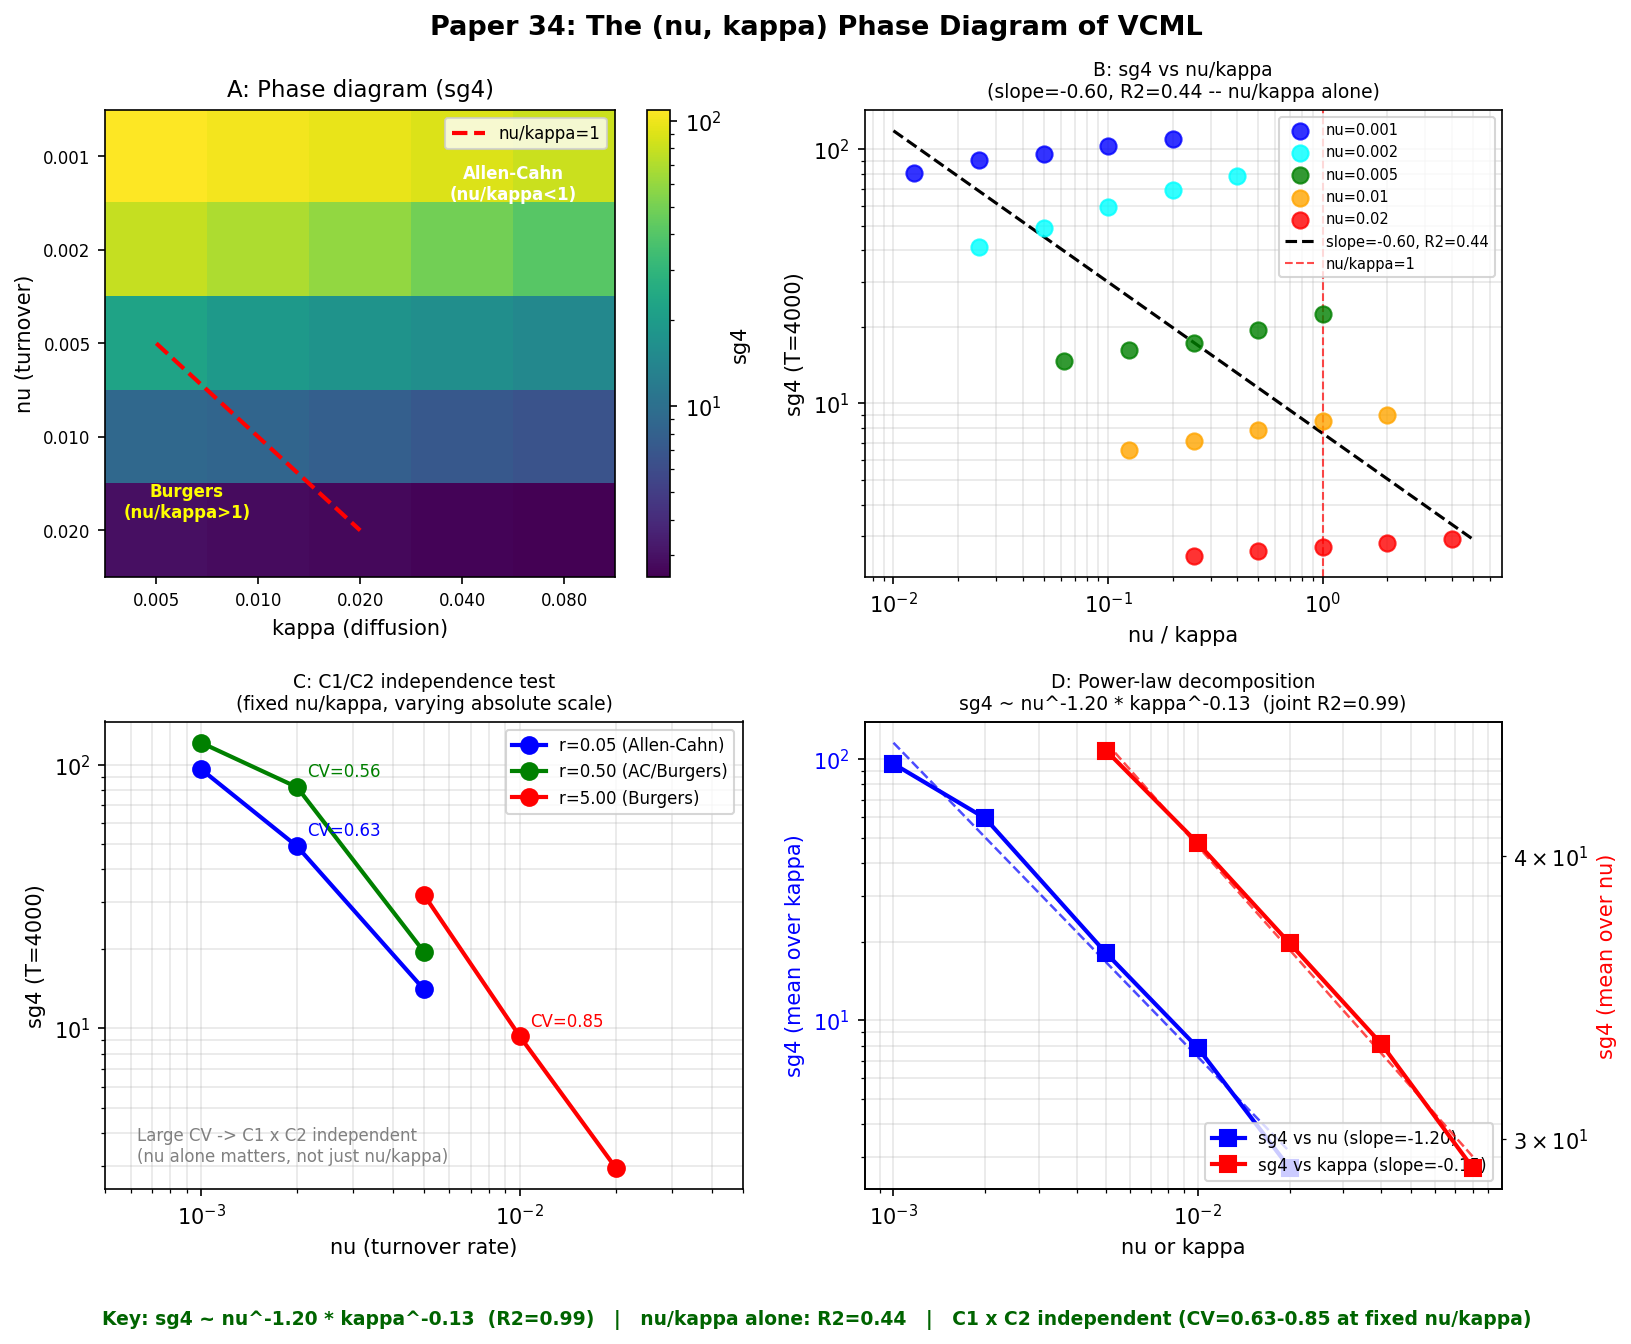

Generate this figure with Python:
"""
paper34_figure1.py -- The (nu, kappa) Phase Diagram of VCML

Four panels:
  A: Phase diagram heatmap -- sg4 in (nu, kappa) log-log space, nu/kappa=1 diagonal
  B: sg4 vs nu/kappa -- all 25 A-points, colored by nu; R2 of nu/kappa alone
  C: C1/C2 independence -- sg4 vs nu at three fixed nu/kappa ratios (Exp B)
  D: Power-law decomposition -- sg4 ~ nu^a * kappa^b, joint fit exponents
"""
import json, os, math, numpy as np, matplotlib
matplotlib.use("Agg")
import matplotlib.pyplot as plt
import matplotlib.colors as mcolors
from scipy.stats import linregress
from scipy.optimize import curve_fit

RESULTS_FILE = os.path.join(os.path.dirname(__file__),
                            "results", "paper34_results.json")

NU_VALS_A    = [0.001, 0.002, 0.005, 0.010, 0.020]
KAPPA_VALS_A = [0.005, 0.010, 0.020, 0.040, 0.080]
N_SEEDS = 5
T_LAST  = 4000
CPS     = [1000, 2000, 3000, 4000]

EXP_B_GROUPS = {
    0.05: [(0.001, 0.020), (0.002, 0.040), (0.005, 0.100)],
    0.50: [(0.001, 0.002), (0.002, 0.004), (0.005, 0.010)],
    5.00: [(0.005, 0.001), (0.010, 0.002), (0.020, 0.004)],
}

def key_a(nu, kappa, seed): return f"p34a,{nu:.8g},{kappa:.8g},{seed}"
def key_b(nu, kappa, seed): return f"p34b,{nu:.8g},{kappa:.8g},{seed}"

with open(RESULTS_FILE) as f:
    results = json.load(f)

# ── Collect Exp A data ────────────────────────────────────────────────────────
sg4_grid = np.full((len(NU_VALS_A), len(KAPPA_VALS_A)), float("nan"))
for i, nu in enumerate(NU_VALS_A):
    for j, kappa in enumerate(KAPPA_VALS_A):
        vals = [results.get(key_a(nu, kappa, s), {}).get(f"sg4_{T_LAST}", float("nan"))
                for s in range(N_SEEDS)]
        vals = [v for v in vals if not math.isnan(v)]
        if vals:
            sg4_grid[i, j] = float(np.mean(vals))

# ── Regressions ────────────────────────────────────────────────────────────
# All (nu, kappa) points
pts = []
for i, nu in enumerate(NU_VALS_A):
    for j, kappa in enumerate(KAPPA_VALS_A):
        v = sg4_grid[i, j]
        if not math.isnan(v) and v > 0:
            pts.append((nu, kappa, v))
pts = np.array(pts)
log_nu, log_k, log_sg4 = np.log(pts[:,0]), np.log(pts[:,1]), np.log(pts[:,2])
ratio = log_nu - log_k   # log(nu/kappa)

# 1D fit: sg4 ~ (nu/kappa)^alpha
sl1, int1, r1, *_ = linregress(ratio, log_sg4)
r2_ratio = r1**2

# 1D fit: sg4 ~ nu^alpha only
sl_nu, int_nu, r_nu, *_ = linregress(log_nu, log_sg4)
r2_nu = r_nu**2

# 2D fit: log(sg4) = a*log(nu) + b*log(kappa) + c
X = np.column_stack([log_nu, log_k, np.ones(len(log_nu))])
coef, res, _, _ = np.linalg.lstsq(X, log_sg4, rcond=None)
a_nu, b_k, c_const = coef
yhat = X @ coef
ss_res = np.sum((log_sg4 - yhat)**2)
ss_tot = np.sum((log_sg4 - log_sg4.mean())**2)
r2_joint = 1 - ss_res/ss_tot

print(f"sg4 ~ (nu/kappa)^{sl1:.3f}   R2={r2_ratio:.3f}")
print(f"sg4 ~ nu^{sl_nu:.3f}          R2={r2_nu:.3f}")
print(f"sg4 ~ nu^{a_nu:.3f} * kappa^{b_k:.3f}   R2={r2_joint:.3f}")

# ── Figure ─────────────────────────────────────────────────────────────────
fig, axes = plt.subplots(2, 2, figsize=(11, 9))
fig.suptitle("Paper 34: The (nu, kappa) Phase Diagram of VCML", fontsize=13, fontweight="bold")

# ── Panel A: Phase diagram heatmap ────────────────────────────────────────
ax = axes[0, 0]
# sg4_grid rows=nu, cols=kappa
vmin = np.nanmin(sg4_grid)
vmax = np.nanmax(sg4_grid)
im = ax.imshow(sg4_grid, origin="upper",
               norm=mcolors.LogNorm(vmin=max(vmin, 0.1), vmax=vmax),
               cmap="viridis", aspect="auto")
ax.set_xticks(range(len(KAPPA_VALS_A)))
ax.set_xticklabels([f"{k:.3f}" for k in KAPPA_VALS_A], fontsize=8)
ax.set_yticks(range(len(NU_VALS_A)))
ax.set_yticklabels([f"{n:.3f}" for n in NU_VALS_A], fontsize=8)
ax.set_xlabel("kappa (diffusion)", fontsize=10)
ax.set_ylabel("nu (turnover)", fontsize=10)
ax.set_title("A: Phase diagram (sg4)", fontsize=11)
plt.colorbar(im, ax=ax, label="sg4")

# Mark nu/kappa = 1 diagonal: nu = kappa, i.e., find cells where nu ~ kappa
# On the grid, nu/kappa=1 passes through (nu=0.005, kappa=0.005) -> (nu=0.020, kappa=0.020)
# Draw a diagonal line from top-left corner
nu_arr  = np.array(NU_VALS_A)
ka_arr  = np.array(KAPPA_VALS_A)
# For each nu value, find the kappa index where kappa = nu
diag_x, diag_y = [], []
for i, nu in enumerate(NU_VALS_A):
    # interpolated position in kappa axis
    log_k_arr = np.log(ka_arr)
    log_nu_val = np.log(nu)
    if log_nu_val >= log_k_arr[0] and log_nu_val <= log_k_arr[-1]:
        x_pos = np.interp(log_nu_val, log_k_arr, np.arange(len(ka_arr)))
        diag_x.append(x_pos)
        diag_y.append(i)

if len(diag_x) >= 2:
    ax.plot(diag_x, diag_y, "r--", lw=2, label="nu/kappa=1")
    ax.legend(fontsize=8)

# Annotate AC / Burgers regions
ax.text(3.5, 0.3, "Allen-Cahn\n(nu/kappa<1)", color="white", fontsize=8,
        ha="center", va="center", fontweight="bold")
ax.text(0.3, 3.7, "Burgers\n(nu/kappa>1)", color="yellow", fontsize=8,
        ha="center", va="center", fontweight="bold")

# ── Panel B: sg4 vs nu/kappa, colored by nu ──────────────────────────────
ax = axes[0, 1]
nu_colors = {0.001: "blue", 0.002: "cyan", 0.005: "green",
             0.010: "orange", 0.020: "red"}
for i, nu in enumerate(NU_VALS_A):
    for j, kappa in enumerate(KAPPA_VALS_A):
        v = sg4_grid[i, j]
        if not math.isnan(v):
            ax.scatter(nu/kappa, v, color=nu_colors[nu],
                       s=60, zorder=3, alpha=0.8,
                       label=f"nu={nu}" if j == 0 else "")

# Fit line
x_fit = np.logspace(np.log10(0.01), np.log10(5), 50)
y_fit = np.exp(int1) * x_fit**sl1
ax.loglog(x_fit, y_fit, "k--", lw=1.5,
          label=f"slope={sl1:.2f}, R2={r2_ratio:.2f}")

ax.axvline(1.0, color="red", ls="--", lw=1, alpha=0.7, label="nu/kappa=1")
ax.set_xlabel("nu / kappa", fontsize=10)
ax.set_ylabel("sg4 (T=4000)", fontsize=10)
ax.set_title(f"B: sg4 vs nu/kappa\n(slope={sl1:.2f}, R2={r2_ratio:.2f} -- nu/kappa alone)", fontsize=9)
handles, labels = ax.get_legend_handles_labels()
by_label = dict(zip(labels, handles))
ax.legend(by_label.values(), by_label.keys(), fontsize=7, loc="upper right")
ax.grid(True, which="both", alpha=0.3)

# ── Panel C: Exp B -- sg4 vs nu at fixed nu/kappa ─────────────────────────
ax = axes[1, 0]
ratio_colors = {0.05: "blue", 0.50: "green", 5.00: "red"}
ratio_labels = {0.05: "r=0.05 (Allen-Cahn)", 0.50: "r=0.50 (AC/Burgers)", 5.00: "r=5.00 (Burgers)"}
for r_ratio in sorted(EXP_B_GROUPS.keys()):
    pairs = EXP_B_GROUPS[r_ratio]
    nu_list, sg4_list = [], []
    for (nu, kappa) in pairs:
        vals = [results.get(key_b(nu, kappa, s), {}).get(f"sg4_{T_LAST}", float("nan"))
                for s in range(N_SEEDS)]
        vals = [v for v in vals if not math.isnan(v)]
        if vals:
            nu_list.append(nu)
            sg4_list.append(float(np.mean(vals)))
    if nu_list:
        ax.loglog(nu_list, sg4_list, "o-",
                  color=ratio_colors[r_ratio],
                  label=ratio_labels[r_ratio],
                  lw=2, ms=8)
        # Compute CV and annotate
        cv = float(np.std(sg4_list) / np.mean(sg4_list))
        mid_i = len(nu_list) // 2
        ax.annotate(f"CV={cv:.2f}", xy=(nu_list[mid_i], sg4_list[mid_i]),
                    xytext=(5, 5), textcoords="offset points", fontsize=8,
                    color=ratio_colors[r_ratio])

ax.set_xlabel("nu (turnover rate)", fontsize=10)
ax.set_ylabel("sg4 (T=4000)", fontsize=10)
ax.set_title("C: C1/C2 independence test\n(fixed nu/kappa, varying absolute scale)", fontsize=9)
ax.legend(fontsize=8)
ax.grid(True, which="both", alpha=0.3)
ax.set_xlim(5e-4, 0.05)
ax.text(0.05, 0.05, "Large CV -> C1 x C2 independent\n(nu alone matters, not just nu/kappa)",
        transform=ax.transAxes, fontsize=8, color="gray",
        ha="left", va="bottom")

# ── Panel D: 2D power law decomposition ──────────────────────────────────
ax = axes[1, 1]
# Show nu marginal and kappa marginal effects
nu_means  = [float(np.nanmean(sg4_grid[i, :])) for i in range(len(NU_VALS_A))]
ka_means  = [float(np.nanmean(sg4_grid[:, j])) for j in range(len(KAPPA_VALS_A))]

ln_nu = np.log(NU_VALS_A)
ln_ka = np.log(KAPPA_VALS_A)
sl_nu_marg, int_nu_marg, r_nu_marg, *_ = linregress(ln_nu, np.log(nu_means))
sl_ka_marg, int_ka_marg, r_ka_marg, *_ = linregress(ln_ka, np.log(ka_means))

ax2 = ax.twinx()
ln1 = ax.loglog(NU_VALS_A, nu_means, "bs-", lw=2, ms=8, label=f"sg4 vs nu (slope={sl_nu_marg:.2f})")
x_nu_fit = np.logspace(np.log10(NU_VALS_A[0]), np.log10(NU_VALS_A[-1]), 30)
ax.loglog(x_nu_fit, np.exp(int_nu_marg) * x_nu_fit**sl_nu_marg, "b--", lw=1.2, alpha=0.7)

ln2 = ax2.loglog(KAPPA_VALS_A, ka_means, "rs-", lw=2, ms=8, label=f"sg4 vs kappa (slope={sl_ka_marg:.2f})")
x_ka_fit = np.logspace(np.log10(KAPPA_VALS_A[0]), np.log10(KAPPA_VALS_A[-1]), 30)
ax2.loglog(x_ka_fit, np.exp(int_ka_marg) * x_ka_fit**sl_ka_marg, "r--", lw=1.2, alpha=0.7)

ax.set_xlabel("nu or kappa", fontsize=10)
ax.set_ylabel("sg4 (mean over kappa)", fontsize=10, color="blue")
ax2.set_ylabel("sg4 (mean over nu)", fontsize=10, color="red")
ax.tick_params(axis="y", labelcolor="blue")
ax2.tick_params(axis="y", labelcolor="red")
ax.set_title(f"D: Power-law decomposition\nsg4 ~ nu^{a_nu:.2f} * kappa^{b_k:.2f}  (joint R2={r2_joint:.2f})", fontsize=9)

lns = ln1 + ln2
labs = [l.get_label() for l in lns]
ax.legend(lns, labs, fontsize=8, loc="lower right")
ax.grid(True, which="both", alpha=0.3)

# Add text summary
fig.text(0.5, 0.01,
         f"Key: sg4 ~ nu^{a_nu:.2f} * kappa^{b_k:.2f}  (R2={r2_joint:.2f})   |   "
         f"nu/kappa alone: R2={r2_ratio:.2f}   |   "
         f"C1 x C2 independent (CV=0.63-0.85 at fixed nu/kappa)",
         ha="center", fontsize=9, color="darkgreen", fontweight="bold")

plt.tight_layout(rect=[0, 0.04, 1, 1])

out_pdf = os.path.join(os.path.dirname(__file__), "paper34_figure1.pdf")
out_png = os.path.join(os.path.dirname(__file__), "paper34_figure1.png")
plt.savefig(out_pdf, bbox_inches="tight")
plt.savefig(out_png, dpi=150, bbox_inches="tight")
print(f"Saved: {out_pdf}")
print(f"Saved: {out_png}")
print(f"\nSummary:")
print(f"  sg4 ~ nu^{a_nu:.3f} * kappa^{b_k:.3f}   (joint R2={r2_joint:.3f})")
print(f"  nu/kappa alone: slope={sl1:.3f}, R2={r2_ratio:.3f}")
print(f"  nu alone: slope={sl_nu:.3f}, R2={r2_nu:.3f}")
print(f"  nu marginal slope: {sl_nu_marg:.3f}")
print(f"  kappa marginal slope: {sl_ka_marg:.3f}")
